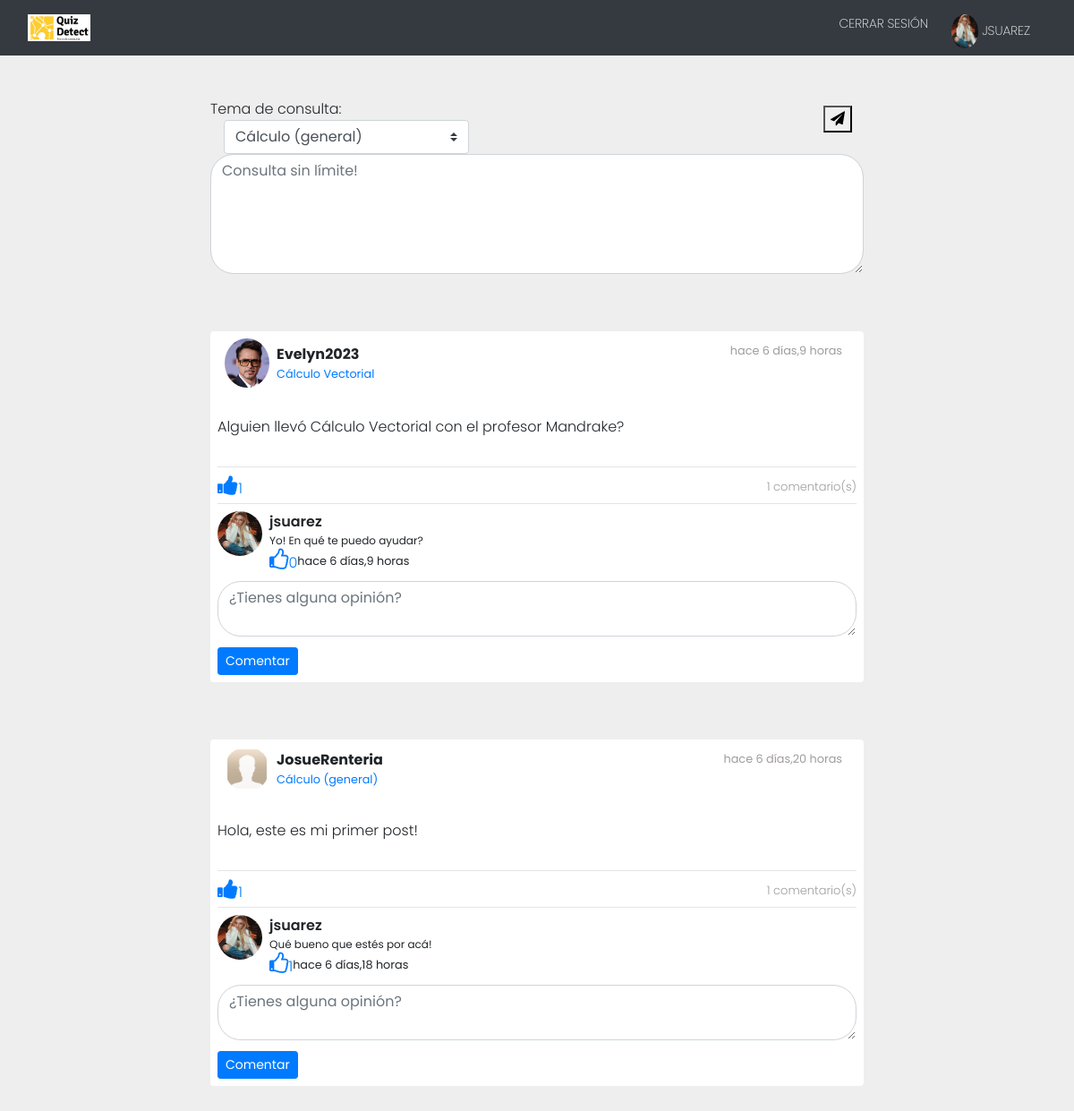
The app's page /home/ (signed in) with its own data.
### foro/models.py (models this page shows, shortened)
class Profile(models.Model):
    user = models.OneToOneField(User, on_delete=models.CASCADE)
    bio = models.CharField(default='Hola, soy nuevo usuario!', max_length=100)
    image = models.ImageField(default='C:\\Users\\J Suarez\\Documents\\PROYECTO_ISW\\proyectoISW\\foro\\static\\img\\new_user.png')

class Post(models.Model):
    timestamp = models.DateTimeField(default=timezone.now)
    content = models.TextField()
    user = models.ForeignKey(User, on_delete = models.CASCADE, related_name='posts')
    likes = models.IntegerField(default=0)
    user_likes = models.ManyToManyField(User, blank=True)
    tema = models.ForeignKey(Tema_post, on_delete = models.CASCADE, related_name='posts', default=1)
    ofensivo = models.BooleanField(default=False)
    class Meta:
        ordering = ['-timestamp']
    def comentarios(self):
        return Comment.objects.filter(post = self)

class Tema_post(models.Model):
    descrip = models.CharField(max_length=100)
    def __str__(self) -> str:
        return self.descrip

class Comment(models.Model):
    timestamp = models.DateTimeField(default=timezone.now)
    content = models.TextField()
    post = models.ForeignKey(Post, on_delete = models.CASCADE, related_name='comments')
    user = models.ForeignKey(User, on_delete = models.CASCADE, related_name='comments')
    likes = models.IntegerField(default=0)
    user_likes = models.ManyToManyField(User, blank=True)
    ofensivo = models.BooleanField(default=False)
    class Meta:
        ordering = ['timestamp']

### foro/views.py (the view, shortened to what this page needs)
# urls.py: path('home/', views.Home, name='Home'),
@login_required
def Home(request):
    posts = Post.objects.all()
    temas = Tema_post.objects.all()
    form = PostForm()
    form2 = CommentForm()
    context = {'posts':posts, 'form' : form, 'form2' : form2, 'temas':temas}
    return render(request, "foro/home.html", context)

### foro/forms.py
class PostForm(forms.ModelForm):
	content = forms.CharField(widget=forms.Textarea(attrs={'class':'form-control w-100',
								'id':'contentsBox', 'rows':'5',
								'placeholder':'Consulta sin límite!'}))
	class Meta:
		model = Post
		fields = ['content']

class CommentForm(forms.ModelForm):
	content = forms.CharField(widget=forms.Textarea(attrs={ 'class': "form-control w-100",
								'id':'contentsBox', 'rows':'2',
								'placeholder':'¿Tienes alguna opinión?'}))
	class Meta:
		model = Comment
		fields = ['content']

### foro/templates/foro/home.html (shortened to what this page needs)
{% extends 'foro/layout.html' %} {% load humanize %} {% block content %}
<div class="container-fluid d-flex">
    <div class="container mt-5 mb-5">
        <div class="row d-flex align-items-center justify-content-center">
            <div class="col-md-8">
                <div class="comment-input">
                    <form action="" method="POST">
                        Tema de consulta:
                            <div class="col-md-5">
                                <select class="custom-select" id="validationServer04" name="tema" required>
                                    {% for tema in temas %}
                                        <option> {{ tema }} </option>
                                    {% endfor %}
                                </select>
                            </div>
                        {{ form.content }}
                        <div class="fonts">
                            <button type="submit">
                                <i class="fa fa-send"></i>
                            </button>
                        </div>
                    </form>
                </div>
            </div>
        </div>
    </div>
</div>
{% for post in posts %}
<div id="main" class="container-fluid d-flex">
    <div class="container mt-3  mb-5">
        <div class="row d-flex align-items-center justify-content-center">
            <div class="col-md-12 col-lg-10 col-xl-8">
                <div class="card">
                    <div class="d-flex justify-content-between p-2 px-3">
                        <div class="d-flex flex-row align-items-center"> <img src="{{ post.user.profile.image.url }}" width="50" class="rounded-circle">
                            <div class="d-flex flex-column ml-2"> <span class="font-weight-bold">{{ post.user }}</span> <small class="text-primary"> {{post.tema }} </small>
                            </div>
                        </div>
                        <div class="d-flex flex-row mt-1 ellipsis"> <small class="mr-2">{{ post.timestamp|naturaltime }}</small>
                        </div>
                    </div>
                    <div class="p-2">
                        <p class="mt-3 mb-4 pb-2" class="text-justify">{{ post.content }}</p>
                        <hr>
                        <div class="d-flex justify-content-between align-items-center">
                            <div class="d-flex flex-row icons d-flex align-items-center">
                                <a href="{% url 'likes' post.id %}" class="link-muted me-2">
                                    <i class="fa fa-thumbs-up" aria-hidden="true"></i>{{ post.likes }}
                                 </a>
                            </div>
                            <div class="d-flex flex-row muted-color"> <span>{{ post.comentarios.count }} comentario(s)</span> </div>
                        </div>
                        <hr>
                        <div class="comments">
                            {% for comment in post.comentarios %}
                            <div class="d-flex flex-row mb-2"> <img src="{{ comment.user.profile.image.url }}" width="40" class="rounded-image">
                                <div class="d-flex flex-column ml-2"> <span class="name">{{ comment.user }}</span> <small class="comment-text">{{ comment.content }}</small>
                                    <div class="d-flex flex-row icons d-flex align-items-center" >
                                <a href="{% url 'likes_comment' comment.id %}" class="link-muted me-2">
                                    <i class="fa fa-thumbs-o-up" aria-hidden="true"></i>{{ comment.likes }}
                                 </a>
<small> {{ comment.timestamp|naturaltime }}</small> </div>
                            </div>
                                </div>
                            </div>
                            {% endfor %}
                            <div class="comment-input">
                                <form action="" method="POST">
                                    {{ form2.content }}
                                    <div class="float-end mt-2 pt-1">
                                        <button type="submit" class="btn btn-primary btn-sm">Comentar</button>
                                    </div>
                                </form>
                            </div>
                        </div>
                    </div>
                </div>
            </div>
        </div>
    </div>
{% endfor %} {% endblock content %}

### foro/templates/foro/layout.html (shortened to what this page needs)
{% load static %}
<!DOCTYPE html>
<html lang="en">
<head>
    <link rel="stylesheet" href="https://stackpath.bootstrapcdn.com/bootstrap/4.4.1/css/bootstrap.min.css"
>
    <link href="https://stackpath.bootstrapcdn.com/font-awesome/4.7.0/css/font-awesome.min.css" rel="stylesheet">
    <link rel="stylesheet" type="text/css" href="{% static 'css/style.css' %}">
</head>
<body>
    <div class="container-fluid" style="padding: 0;">
        <nav class="navbar navbar-expand-lg bg-dark">
            <div class="container-fluid">
              <a class="navbar-brand" href="{% url 'Home' %}">
                 <img src="../static/img/logo_quiz.png" width="70" class="logo"/>
              </a>
              <div class="collapse navbar-collapse" id="navbarNavAltMarkup">
                <div class="navbar-nav ml-auto">
                  <a class="nav-link" href="{% url 'logout' %}">Cerrar sesión</a>
                  <a class="nav-link" href="{% url 'Perfil' %}">
                      <img src=" {{ request.user.profile.image.url }} " class="rounded-circle" width="30" >
                      {{ request.user }}
                  </a>
                </div>
              </div>
            </div>
          </nav>
    </div>
    {% block content %}
    {% endblock content %}
</body>
</html>

### foro/static/css/style.css (style rules this page uses)
body { background-color: #eee;font-family: "Poppins", sans-serif;font-weight: 300 }
.card { border:none }
.ellipsis { color: #a09c9c }
hr { color: #a09c9c;margin-top: 4px;margin-bottom: 8px }
.muted-color { color: #a09c9c;font-size: 13px }
.icons i { font-size: 25px }
.rounded-image { border-radius: 50%!important;display: flex;justify-content: center;align-items: center;height: 50px;width: 50px }
.name { font-weight: 600 }
.comment-text { font-size: 12px }
.form-control { border-radius: 26px }
.comment-input { position: relative }
.fonts { position: absolute;right: 13px;top:8px;color: #a09c9c }
body { background-color: #eee; }
.nav-link { display: block; padding: .5rem 1rem; text-decoration: none; transition: color .15s ease-in-out,background-color .15s ease-in-out,border-color .15s ease-in-out; color: #fff; margin-right: 10px; text-transform: uppercase; font-weight: 200 !important; font-size: 14px; }
.logo { margin-bottom: 7px !important; }
.navbar { padding-top: .5rem; padding-bottom: 0px !important; }

### records on screen
Post: user.profile.image (picture), user "Evelyn2023", tema "Cálculo Vectorial", timestamp "hace 6 días,9 horas", content "Alguien llevó Cálculo Vectorial con el profesor Mandrake?", likes "1", comentarios.count "1"
Comment: user.profile.image (picture), user "jsuarez", content "Yo! En qué te puedo ayudar?", likes "0", timestamp "hace 6 días,9 horas"
Post: user.profile.image (picture), user "JosueRenteria", tema "Cálculo (general)", timestamp "hace 6 días,20 horas", content "Hola, este es mi primer post!", likes "1", comentarios.count "1"
Comment: user.profile.image (picture), user "jsuarez", content "Qué bueno que estés por acá!", likes "1", timestamp "hace 6 días,18 horas"

### other values on screen
{{ request.user }} "JSUAREZ"
form field tema "Cálculo (general)"
